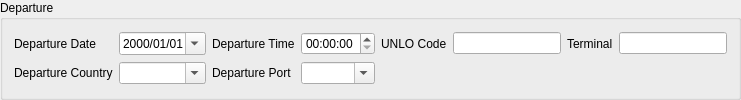
        <widget class="QGroupBox" name="groupBox_2">
         <property name="title">
          <string>Departure</string>
         </property>
         <layout class="QGridLayout" name="gridLayout">
          <item row="0" column="0">
           <widget class="QLabel" name="label_6">
            <property name="sizePolicy">
             <sizepolicy hsizetype="Fixed" vsizetype="Preferred">
              <horstretch>0</horstretch>
              <verstretch>0</verstretch>
             </sizepolicy>
            </property>
            <property name="text">
             <string>Departure Date</string>
            </property>
           </widget>
          </item>
          <item row="0" column="1">
           <widget class="QDateEdit" name="depart_date_edit">
            <property name="sizePolicy">
             <sizepolicy hsizetype="Preferred" vsizetype="Fixed">
              <horstretch>0</horstretch>
              <verstretch>0</verstretch>
             </sizepolicy>
            </property>
            <property name="displayFormat">
             <string>yyyy/MM/dd</string>
            </property>
            <property name="calendarPopup">
             <bool>true</bool>
            </property>
           </widget>
          </item>
          <item row="0" column="2">
           <widget class="QLabel" name="label_7">
            <property name="sizePolicy">
             <sizepolicy hsizetype="Fixed" vsizetype="Preferred">
              <horstretch>0</horstretch>
              <verstretch>0</verstretch>
             </sizepolicy>
            </property>
            <property name="text">
             <string>Departure Time</string>
            </property>
           </widget>
          </item>
          <item row="0" column="3">
           <widget class="QTimeEdit" name="departure_time_edit">
            <property name="sizePolicy">
             <sizepolicy hsizetype="Preferred" vsizetype="Fixed">
              <horstretch>0</horstretch>
              <verstretch>0</verstretch>
             </sizepolicy>
            </property>
            <property name="calendarPopup">
             <bool>true</bool>
            </property>
           </widget>
          </item>
          <item row="0" column="4">
           <widget class="QLabel" name="label_12">
            <property name="sizePolicy">
             <sizepolicy hsizetype="Fixed" vsizetype="Preferred">
              <horstretch>0</horstretch>
              <verstretch>0</verstretch>
             </sizepolicy>
            </property>
            <property name="text">
             <string>UNLO Code</string>
            </property>
           </widget>
          </item>
          <item row="0" column="5">
           <widget class="QLineEdit" name="departure_unlo_edit">
            <property name="sizePolicy">
             <sizepolicy hsizetype="Preferred" vsizetype="Fixed">
              <horstretch>0</horstretch>
              <verstretch>0</verstretch>
             </sizepolicy>
            </property>
           </widget>
          </item>
          <item row="0" column="6">
           <widget class="QLabel" name="label_13">
            <property name="sizePolicy">
             <sizepolicy hsizetype="Fixed" vsizetype="Preferred">
              <horstretch>0</horstretch>
              <verstretch>0</verstretch>
             </sizepolicy>
            </property>
            <property name="text">
             <string>Terminal</string>
            </property>
           </widget>
          </item>
          <item row="0" column="7">
           <widget class="QLineEdit" name="depature_terminal">
            <property name="sizePolicy">
             <sizepolicy hsizetype="Preferred" vsizetype="Fixed">
              <horstretch>0</horstretch>
              <verstretch>0</verstretch>
             </sizepolicy>
            </property>
           </widget>
          </item>
          <item row="1" column="0">
           <widget class="QLabel" name="label_10">
            <property name="sizePolicy">
             <sizepolicy hsizetype="Fixed" vsizetype="Preferred">
              <horstretch>0</horstretch>
              <verstretch>0</verstretch>
             </sizepolicy>
            </property>
            <property name="text">
             <string>Departure Country</string>
            </property>
           </widget>
          </item>
          <item row="1" column="1">
           <widget class="QComboBox" name="departure_country_combo">
            <property name="editable">
             <bool>true</bool>
            </property>
            <property name="maxVisibleItems">
             <number>15</number>
            </property>
            <property name="insertPolicy">
             <enum>QComboBox::InsertAlphabetically</enum>
            </property>
           </widget>
          </item>
          <item row="1" column="2">
           <widget class="QLabel" name="label_11">
            <property name="sizePolicy">
             <sizepolicy hsizetype="Fixed" vsizetype="Preferred">
              <horstretch>0</horstretch>
              <verstretch>0</verstretch>
             </sizepolicy>
            </property>
            <property name="text">
             <string>Departure Port</string>
            </property>
           </widget>
          </item>
          <item row="1" column="3">
           <widget class="QComboBox" name="departure_port_combo">
            <property name="sizePolicy">
             <sizepolicy hsizetype="Preferred" vsizetype="Fixed">
              <horstretch>0</horstretch>
              <verstretch>0</verstretch>
             </sizepolicy>
            </property>
            <property name="editable">
             <bool>true</bool>
            </property>
            <property name="insertPolicy">
             <enum>QComboBox::InsertAlphabetically</enum>
            </property>
           </widget>
          </item>
         </layout>
        </widget>
